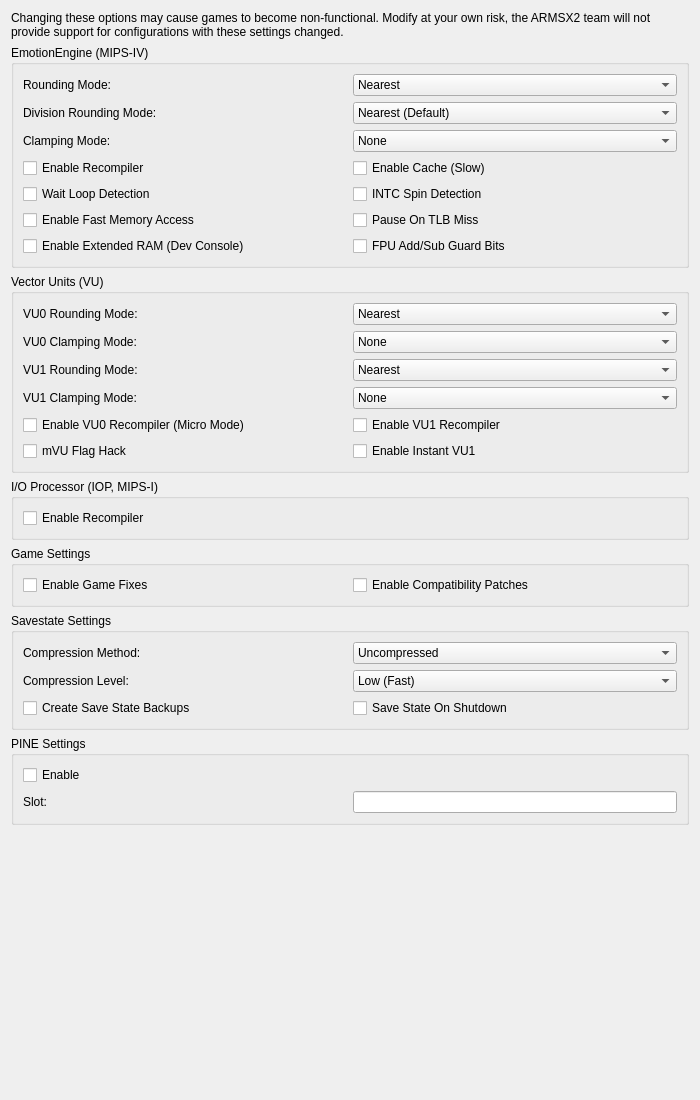
<?xml version="1.0" encoding="UTF-8"?>
<ui version="4.0">
 <class>AdvancedSystemSettingsWidget</class>
 <widget class="QWidget" name="AdvancedSystemSettingsWidget">
  <property name="geometry">
   <rect>
    <x>0</x>
    <y>0</y>
    <width>700</width>
    <height>1100</height>
   </rect>
  </property>
  <layout class="QVBoxLayout" name="_2">
   <item>
    <widget class="QLabel" name="disclaimerLabel">
     <property name="text">
      <string>Changing these options may cause games to become non-functional. Modify at your own risk, the ARMSX2 team will not provide support for configurations with these settings changed.</string>
     </property>
     <property name="wordWrap">
      <bool>true</bool>
     </property>
    </widget>
   </item>
   <item>
    <widget class="QGroupBox" name="eeSettings">
     <property name="title">
      <string extracomment="Emotion Engine = Commercial name of one of PS2's processors. Leave as-is unless there's an official name (like for Japanese).">EmotionEngine (MIPS-IV)</string>
     </property>
     <layout class="QGridLayout" name="gridLayout_7">
      <item row="0" column="0">
       <widget class="QLabel" name="eeRoundingLabel">
        <property name="text">
         <string extracomment="Rounding refers here to the mathematical term.">Rounding Mode:</string>
        </property>
        <property name="buddy">
         <cstring>eeRoundingMode</cstring>
        </property>
       </widget>
      </item>
      <item row="0" column="1">
       <widget class="QComboBox" name="eeRoundingMode">
        <item>
         <property name="text">
          <string>Nearest</string>
         </property>
        </item>
        <item>
         <property name="text">
          <string>Negative</string>
         </property>
        </item>
        <item>
         <property name="text">
          <string>Positive</string>
         </property>
        </item>
        <item>
         <property name="text">
          <string>Chop/Zero (Default)</string>
         </property>
        </item>
       </widget>
      </item>
      <item row="1" column="0">
       <widget class="QLabel" name="eeDivRoundingLabel">
        <property name="text">
         <string extracomment="Rounding refers here to the mathematical term.">Division Rounding Mode:</string>
        </property>
        <property name="buddy">
         <cstring>eeDivRoundingMode</cstring>
        </property>
       </widget>
      </item>
      <item row="1" column="1">
       <widget class="QComboBox" name="eeDivRoundingMode">
        <item>
         <property name="text">
          <string>Nearest (Default)</string>
         </property>
        </item>
        <item>
         <property name="text">
          <string>Negative</string>
         </property>
        </item>
        <item>
         <property name="text">
          <string>Positive</string>
         </property>
        </item>
        <item>
         <property name="text">
          <string>Chop/Zero</string>
         </property>
        </item>
       </widget>
      </item>
      <item row="2" column="0">
       <widget class="QLabel" name="eeClampLabel">
        <property name="text">
         <string extracomment="Clamping: Forcing out of bounds things in bounds by changing them to the closest possible value.  In this case, this refers to clamping large PS2 floating point values (which map to infinity or NaN in PCs' IEEE754 floats) to non-infinite ones.">Clamping Mode:</string>
        </property>
        <property name="buddy">
         <cstring>eeClampMode</cstring>
        </property>
       </widget>
      </item>
      <item row="2" column="1">
       <widget class="QComboBox" name="eeClampMode">
        <item>
         <property name="text">
          <string comment="ClampMode">None</string>
         </property>
        </item>
        <item>
         <property name="text">
          <string>Normal (Default)</string>
         </property>
        </item>
        <item>
         <property name="text">
          <string extracomment="Sign: refers here to the mathematical meaning (plus/minus).">Extra + Preserve Sign</string>
         </property>
        </item>
        <item>
         <property name="text">
          <string>Full</string>
         </property>
        </item>
        <item>
         <property name="text">
          <string>Exact</string>
         </property>
        </item>
       </widget>
      </item>
      <item row="3" column="0" colspan="2">
       <layout class="QGridLayout" name="eeSettingsMisc">
        <item row="1" column="0">
         <widget class="QCheckBox" name="eeWaitLoopDetection">
          <property name="text">
           <string>Wait Loop Detection</string>
          </property>
         </widget>
        </item>
        <item row="0" column="0">
         <widget class="QCheckBox" name="eeRecompiler">
          <property name="text">
           <string>Enable Recompiler</string>
          </property>
         </widget>
        </item>
        <item row="2" column="0">
         <widget class="QCheckBox" name="eeFastmem">
          <property name="text">
           <string>Enable Fast Memory Access</string>
          </property>
         </widget>
        </item>
        <item row="0" column="1">
         <widget class="QCheckBox" name="eeCache">
          <property name="text">
           <string>Enable Cache (Slow)</string>
          </property>
         </widget>
        </item>
        <item row="1" column="1">
         <widget class="QCheckBox" name="eeINTCSpinDetection">
          <property name="text">
           <string>INTC Spin Detection</string>
          </property>
         </widget>
        </item>
        <item row="2" column="1">
         <widget class="QCheckBox" name="pauseOnTLBMiss">
          <property name="text">
           <string>Pause On TLB Miss</string>
          </property>
         </widget>
        </item>
        <item row="3" column="0">
         <widget class="QCheckBox" name="extraMemory">
          <property name="text">
           <string>Enable Extended RAM (Dev Console)</string>
          </property>
         </widget>
        </item>
        <item row="3" column="1">
         <widget class="QCheckBox" name="eeFpuGuardedAddSub">
          <property name="text">
           <string>FPU Add/Sub Guard Bits</string>
          </property>
         </widget>
        </item>
       </layout>
      </item>
     </layout>
    </widget>
   </item>
   <item>
    <widget class="QGroupBox" name="vuSettings">
     <property name="title">
      <string extracomment="Vector Unit/VU: refers to two of PS2's processors. Do not translate the full text or do so as a comment. Leave the acronym as-is.">Vector Units (VU)</string>
     </property>
     <layout class="QGridLayout" name="gridLayout_3">
      <item row="2" column="0">
       <widget class="QLabel" name="vu1RoundingLabel">
        <property name="text">
         <string>VU1 Rounding Mode:</string>
        </property>
        <property name="buddy">
         <cstring>vu1RoundingMode</cstring>
        </property>
       </widget>
      </item>
      <item row="0" column="1">
       <widget class="QComboBox" name="vu0RoundingMode">
        <item>
         <property name="text">
          <string>Nearest</string>
         </property>
        </item>
        <item>
         <property name="text">
          <string>Negative</string>
         </property>
        </item>
        <item>
         <property name="text">
          <string>Positive</string>
         </property>
        </item>
        <item>
         <property name="text">
          <string>Chop/Zero (Default)</string>
         </property>
        </item>
       </widget>
      </item>
      <item row="4" column="0" colspan="2">
       <layout class="QGridLayout" name="vuSettingsLayout">
        <item row="1" column="0">
         <widget class="QCheckBox" name="vuFlagHack">
          <property name="text">
           <string>mVU Flag Hack</string>
          </property>
         </widget>
        </item>
        <item row="0" column="1">
         <widget class="QCheckBox" name="vu1Recompiler">
          <property name="text">
           <string>Enable VU1 Recompiler</string>
          </property>
         </widget>
        </item>
        <item row="0" column="0">
         <widget class="QCheckBox" name="vu0Recompiler">
          <property name="text">
           <string>Enable VU0 Recompiler (Micro Mode)</string>
          </property>
         </widget>
        </item>
        <item row="1" column="1">
         <widget class="QCheckBox" name="instantVU1">
          <property name="text">
           <string>Enable Instant VU1</string>
          </property>
         </widget>
        </item>
       </layout>
      </item>
      <item row="1" column="1">
       <widget class="QComboBox" name="vu0ClampMode">
        <item>
         <property name="text">
          <string>None</string>
         </property>
        </item>
        <item>
         <property name="text">
          <string>Normal (Default)</string>
         </property>
        </item>
        <item>
         <property name="text">
          <string>Extra</string>
         </property>
        </item>
        <item>
         <property name="text">
          <string>Extra + Preserve Sign</string>
         </property>
        </item>
       </widget>
      </item>
      <item row="1" column="0">
       <widget class="QLabel" name="vu0ClampLabel">
        <property name="text">
         <string>VU0 Clamping Mode:</string>
        </property>
        <property name="buddy">
         <cstring>vu0ClampMode</cstring>
        </property>
       </widget>
      </item>
      <item row="0" column="0">
       <widget class="QLabel" name="vu0RoundingLabel">
        <property name="text">
         <string>VU0 Rounding Mode:</string>
        </property>
        <property name="buddy">
         <cstring>vu0RoundingMode</cstring>
        </property>
       </widget>
      </item>
      <item row="3" column="0">
       <widget class="QLabel" name="vu1ClampLabel">
        <property name="text">
         <string>VU1 Clamping Mode:</string>
        </property>
        <property name="buddy">
         <cstring>vu1ClampMode</cstring>
        </property>
       </widget>
      </item>
      <item row="2" column="1">
       <widget class="QComboBox" name="vu1RoundingMode">
        <item>
         <property name="text">
          <string>Nearest</string>
         </property>
        </item>
        <item>
         <property name="text">
          <string>Negative</string>
         </property>
        </item>
        <item>
         <property name="text">
          <string>Positive</string>
         </property>
        </item>
        <item>
         <property name="text">
          <string>Chop/Zero (Default)</string>
         </property>
        </item>
       </widget>
      </item>
      <item row="3" column="1">
       <widget class="QComboBox" name="vu1ClampMode">
        <item>
         <property name="text">
          <string>None</string>
         </property>
        </item>
        <item>
         <property name="text">
          <string>Normal (Default)</string>
         </property>
        </item>
        <item>
         <property name="text">
          <string>Extra</string>
         </property>
        </item>
        <item>
         <property name="text">
          <string>Extra + Preserve Sign</string>
         </property>
        </item>
       </widget>
      </item>
     </layout>
    </widget>
   </item>
   <item>
    <widget class="QGroupBox" name="iopSettings">
     <property name="title">
      <string>I/O Processor (IOP, MIPS-I)</string>
     </property>
     <layout class="QGridLayout" name="gridLayout_2">
      <item row="0" column="0">
       <widget class="QCheckBox" name="iopRecompiler">
        <property name="text">
         <string>Enable Recompiler</string>
        </property>
       </widget>
      </item>
     </layout>
    </widget>
   </item>
   <item>
    <widget class="QGroupBox" name="gameSettings">
     <property name="title">
      <string>Game Settings</string>
     </property>
     <layout class="QGridLayout" name="gridLayout">
      <item row="0" column="0">
       <widget class="QCheckBox" name="gameFixes">
        <property name="text">
         <string>Enable Game Fixes</string>
        </property>
       </widget>
      </item>
      <item row="0" column="1">
       <widget class="QCheckBox" name="patches">
        <property name="text">
         <string>Enable Compatibility Patches</string>
        </property>
       </widget>
      </item>
     </layout>
    </widget>
   </item>
   <item>
    <widget class="QGroupBox" name="savestateSettings">
     <property name="title">
      <string>Savestate Settings</string>
     </property>
     <layout class="QGridLayout" name="savestateSettingsLayout">
      <item row="3" column="0">
       <widget class="QCheckBox" name="backupSaveStates">
        <property name="text">
         <string>Create Save State Backups</string>
        </property>
       </widget>
      </item>
      <item row="0" column="0">
       <widget class="QLabel" name="savestateCompressionLabel">
        <property name="text">
         <string>Compression Method:</string>
        </property>
        <property name="buddy">
         <cstring>savestateCompressionMethod</cstring>
        </property>
       </widget>
      </item>
      <item row="1" column="1">
       <widget class="QComboBox" name="savestateCompressionLevel">
        <item>
         <property name="text">
          <string>Low (Fast)</string>
         </property>
        </item>
        <item>
         <property name="text">
          <string>Medium (Recommended)</string>
         </property>
        </item>
        <item>
         <property name="text">
          <string>High</string>
         </property>
        </item>
        <item>
         <property name="text">
          <string>Very High (Slow, Not Recommended)</string>
         </property>
        </item>
       </widget>
      </item>
      <item row="1" column="0">
       <widget class="QLabel" name="savestateCompressionMethodLabel">
        <property name="text">
         <string>Compression Level:</string>
        </property>
        <property name="buddy">
         <cstring>savestateCompressionLevel</cstring>
        </property>
       </widget>
      </item>
      <item row="3" column="1">
       <widget class="QCheckBox" name="saveStateOnShutdown">
        <property name="text">
         <string>Save State On Shutdown</string>
        </property>
       </widget>
      </item>
      <item row="0" column="1">
       <widget class="QComboBox" name="savestateCompressionMethod">
        <item>
         <property name="text">
          <string>Uncompressed</string>
         </property>
        </item>
        <item>
         <property name="text">
          <string>Deflate</string>
         </property>
        </item>
        <item>
         <property name="text">
          <string>Zstandard</string>
         </property>
        </item>
       </widget>
      </item>
     </layout>
    </widget>
   </item>
   <item>
    <widget class="QGroupBox" name="pineSettings">
     <property name="title">
      <string>PINE Settings</string>
     </property>
     <layout class="QGridLayout" name="pineSettingsLayout">
      <item row="1" column="1">
       <widget class="QLineEdit" name="pineSlot">
        <property name="sizePolicy">
         <sizepolicy hsizetype="Minimum" vsizetype="Fixed">
          <horstretch>0</horstretch>
          <verstretch>0</verstretch>
         </sizepolicy>
        </property>
       </widget>
      </item>
      <item row="1" column="0">
       <widget class="QLabel" name="pineSlotLabel">
        <property name="sizePolicy">
         <sizepolicy hsizetype="Preferred" vsizetype="Preferred">
          <horstretch>0</horstretch>
          <verstretch>0</verstretch>
         </sizepolicy>
        </property>
        <property name="text">
         <string>Slot:</string>
        </property>
        <property name="buddy">
         <cstring>pineSlot</cstring>
        </property>
       </widget>
      </item>
      <item row="0" column="0">
       <widget class="QCheckBox" name="pineEnable">
        <property name="text">
         <string>Enable</string>
        </property>
       </widget>
      </item>
     </layout>
    </widget>
   </item>
   <item>
    <spacer name="verticalSpacer">
     <property name="orientation">
      <enum>Qt::Orientation::Vertical</enum>
     </property>
     <property name="sizeHint" stdset="0">
      <size>
       <width>20</width>
       <height>0</height>
      </size>
     </property>
    </spacer>
   </item>
  </layout>
 </widget>
 <tabstops>
  <tabstop>eeRoundingMode</tabstop>
  <tabstop>eeDivRoundingMode</tabstop>
  <tabstop>eeClampMode</tabstop>
  <tabstop>eeRecompiler</tabstop>
  <tabstop>eeCache</tabstop>
  <tabstop>eeWaitLoopDetection</tabstop>
  <tabstop>eeINTCSpinDetection</tabstop>
  <tabstop>eeFastmem</tabstop>
  <tabstop>pauseOnTLBMiss</tabstop>
  <tabstop>extraMemory</tabstop>
  <tabstop>eeFpuGuardedAddSub</tabstop>
  <tabstop>vu0RoundingMode</tabstop>
  <tabstop>vu0ClampMode</tabstop>
  <tabstop>vu1RoundingMode</tabstop>
  <tabstop>vu1ClampMode</tabstop>
  <tabstop>vu0Recompiler</tabstop>
  <tabstop>vu1Recompiler</tabstop>
  <tabstop>vuFlagHack</tabstop>
  <tabstop>instantVU1</tabstop>
  <tabstop>iopRecompiler</tabstop>
  <tabstop>gameFixes</tabstop>
  <tabstop>patches</tabstop>
  <tabstop>savestateCompressionMethod</tabstop>
  <tabstop>savestateCompressionLevel</tabstop>
  <tabstop>backupSaveStates</tabstop>
  <tabstop>saveStateOnShutdown</tabstop>
  <tabstop>pineEnable</tabstop>
  <tabstop>pineSlot</tabstop>
 </tabstops>
 <resources>
  <include location="../resources/resources.qrc"/>
 </resources>
 <connections/>
</ui>
